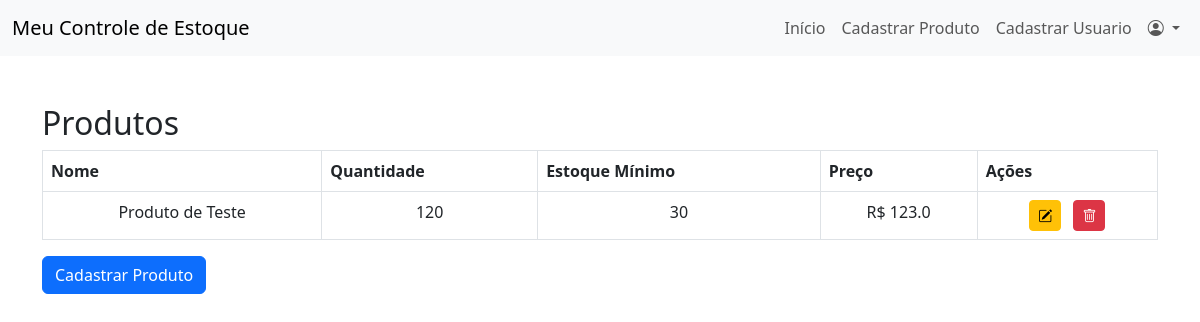
The page / (signed in) on the database as committed earlier.
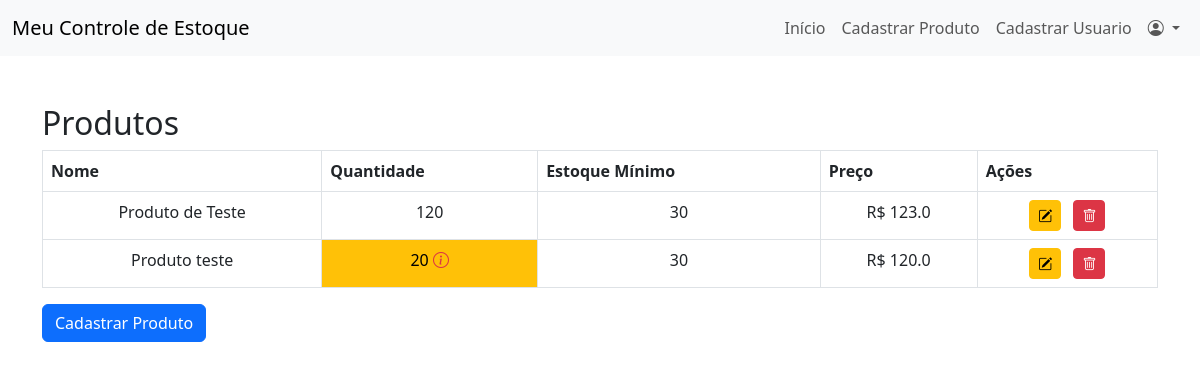
The same page on the database as committed later.
### app/models.py (models this page shows)
class Produto(db.Model):
    id = db.Column(db.Integer, primary_key=True)
    nome = db.Column(db.String(150), nullable=False)
    quantidade = db.Column(db.Integer, nullable=False)
    minimo_estoque = db.Column(db.Integer, nullable=False)
    preco_unitario = db.Column(db.Float, nullable=False)

### app/routes.py (the view)
@bp.route('/')
@login_required
def index():
    todos_produtos = Produto.query.order_by(Produto.id).all()
    print(todos_produtos)  # Isso vai mostrar os produtos no terminal
    return render_template('dashboard.html', todos_produtos=todos_produtos)

### app/__init__.py (called while the page is built)
@login_manager.user_loader
def load_user(user_id):
    from app.models import Usuario
    return Usuario.query.get(int(user_id))

### app/templates/dashboard.html (shortened to what this page needs)
{% extends 'base.html' %}
{% block content %}
<div class="container mt-5">
    <h2>Produtos</h2>
    <table class="table table-bordered">
        <thead class="thead-dark">
            <tr>
                <th>Nome</th>
                <th>Quantidade</th>
                <th>Estoque Mínimo</th>
                <th>Preço</th>
                {% if current_user.nivel_funcao != 'comum' %}
                <th>Ações</th>
                {% endif %}
            </tr>
        </thead>
        <tbody>
            {% for produto in todos_produtos %}
            <tr class="text-center">
                <td>{{ produto.nome }}</td>
                {% if produto.quantidade < produto.minimo_estoque %}
                <td class="text-black bg-warning" title="Quantidade abaixo do mínimo">{{ produto.quantidade }}
                    <i class="bi bi-info-circle text-danger" data-bs-toggle="tooltip" data-bs-placement="top" title="Quantidade abaixo do mínimo"></i>
                </td>
                {% else %}
                <td>{{ produto.quantidade }}</td>
                {% endif %}
                <td>{{ produto.minimo_estoque }}</td>
                <td>R$ {{ produto.preco_unitario }}</td>
                {% if current_user.nivel_funcao != 'comum' %}
                <td>
                    <a href="{{ url_for('routes.editar_produto', produto_id=produto.id) }}"
                        class="btn btn-sm btn-warning me-2">
                        <i class="bi bi-pencil-square"></i>
                    </a>
                    <form action="{{ url_for('routes.deletar_produto', produto_id=produto.id) }}" method="POST" style="display:inline;">
                        <button type="submit" class="btn btn-sm btn-danger" onclick="return confirm('Tem certeza que deseja excluir este produto?');">
                            <i class="bi bi-trash"></i>
                        </button>
                    </form>
                </td>
                {% endif %}
            </tr>
            {% endfor %}
        </tbody>
    </table>
    {% if current_user.nivel_funcao != 'comum' %}
    <a href="{{ url_for('routes.cadastrar_produto') }}" class="btn btn-primary">Cadastrar Produto</a>
    {% endif %}
</div>
{% endblock %}

### app/templates/base.html (shortened to what this page needs)
<!DOCTYPE html>
<html lang="en">
<head>
    <link href="https://cdn.jsdelivr.net/npm/bootstrap@5.3.0/dist/css/bootstrap.min.css" rel="stylesheet">
    <link href="https://cdn.jsdelivr.net/npm/bootstrap-icons/font/bootstrap-icons.css" rel="stylesheet">
</head>
<body>
    {% block nav %}
    <nav class="navbar navbar-expand-lg navbar-light bg-light">
        <div class="container-fluid">
            <a class="navbar-brand" href="#">Meu Controle de Estoque</a>
            <div class="collapse navbar-collapse" id="navbarNav">
                <ul class="navbar-nav ms-auto">
                    <li class="nav-item">
                        <a class="nav-link" href="{{ url_for('routes.index')}}">Início</a>
                    </li>
                    {% if current_user.nivel_funcao != 'comum' %}
                    <li class="nav-item">
                        <a class="nav-link" href="{{ url_for('routes.cadastrar_produto')}}">Cadastrar Produto</a>
                    </li>
                    <li class="nav-item">
                        <a class="nav-link" href="{{ url_for('routes.registrar_usuario_comum')}}">Cadastrar Usuario</a>
                    </li>
                    {% endif %}
                    <li class="nav-item dropdown">
                        <a class="nav-link dropdown-toggle" href="#" id="perfilDropdown" role="button" data-bs-toggle="dropdown" aria-expanded="false">
                            <i class="bi bi-person-circle"></i>
                        </a>
                    </li>
                </ul>
            </div>
        </div>
    </nav>
    {% endblock %}
    {% block content %}
    {% endblock %}
</body>
</html>

Rows that differ between the two databases and show on the page:
added Produto: nome "Produto teste", quantidade "20", minimo_estoque "30", preco_unitario "120.0"
